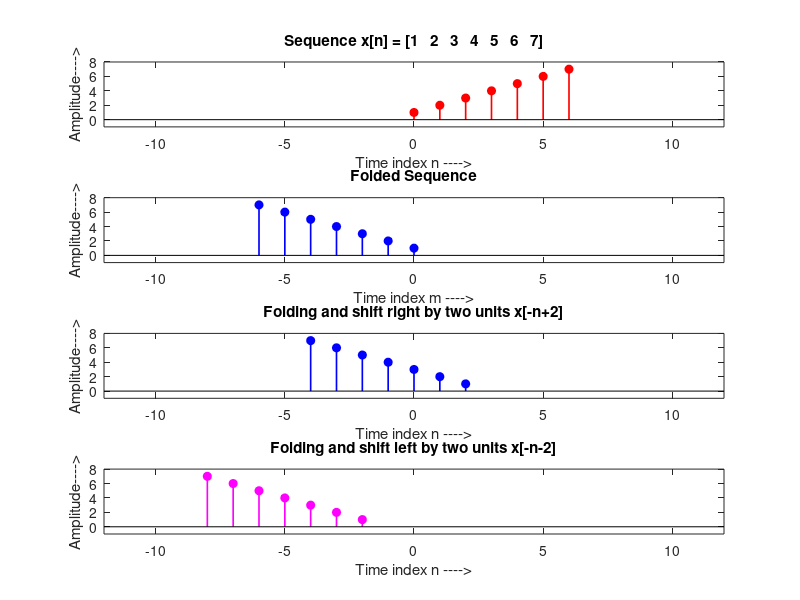

This chart was generated by the following MATLAB code:


%  Program V2_4c: Combined Folding and shifting operation

%  %%Demo   
%%% Developed by Dr. M. Venu Gopala Rao, 
%%% Email: mvgr03@kluniversity.in,  mvgr03@gmail.com,


clear all; close all; clc;

%------------------------------------------------------------------------
 x = [1  2  3  4  5  6  7];
 n0=0:6;
 y = fliplr(x); 
 m = -fliplr(n0); 
 
nr = m + 2 ; %% Shift right by two samples x[n-2];
nl = m - 2 ; %% Shift left by two samples x[n+2];

figure();
subplot(4,1,1); stem(n0, x, 'r', 'fill', 'LineWidth', 1.2);
title('Sequence x[n] = [1   2   3   4   5   6   7]');  % grid on;
xlabel('Time index n ---->'); ylabel('Amplitude---->');
axis([-12 12 -1 8]);

subplot(4,1,2); stem(m, y, 'b', 'fill', 'LineWidth', 1.2);
title('Folded Sequence');  % grid on;
xlabel('Time index m ---->'); ylabel('Amplitude---->');
axis([-12 12 -1 8]);

subplot(4,1,3); stem(nr, y, 'b', 'fill', 'LineWidth', 1.2);
title('Folding and shift right by two units x[-n+2]');%grid on;
xlabel('Time index n ---->'); ylabel('Amplitude---->');
axis([-12 12 -1 8]);

subplot(4,1,4); stem(nl, y, 'm', 'fill', 'LineWidth', 1.2);
title('Folding and shift left by two units x[-n-2]');%grid on;
xlabel('Time index n ---->'); ylabel('Amplitude---->');
axis([-12 12 -1 8]);

